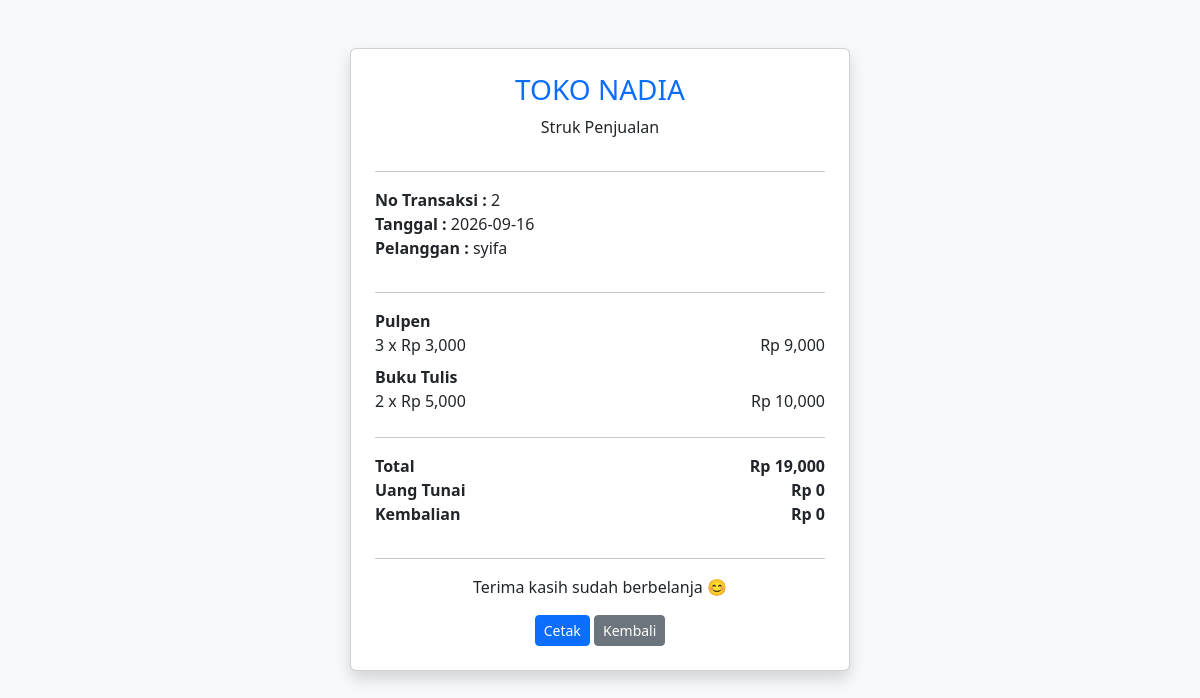
Page /struk.php?id=2 on the committed database.
### tables this page shows
CREATE TABLE `penjualan` (
  `PenjualanID` int(11) NOT NULL,
  `TanggalPenjualan` date DEFAULT NULL,
  `TotalHarga` decimal(10,2) DEFAULT NULL,
  `PelangganID` int(11) DEFAULT NULL,
  `UangTunai` int(11) DEFAULT NULL,
  `Kembalian` int(11) DEFAULT NULL
);

CREATE TABLE `pelanggan` (
  `PelangganID` int(11) NOT NULL,
  `NamaPelanggan` varchar(255) DEFAULT NULL,
  `Alamat` text DEFAULT NULL,
  `NomorTelepon` varchar(15) DEFAULT NULL
);

CREATE TABLE `produk` (
  `ProdukID` int(11) NOT NULL,
  `NamaProduk` varchar(255) DEFAULT NULL,
  `Harga` decimal(10,2) DEFAULT NULL,
  `Stok` int(11) DEFAULT NULL
);

CREATE TABLE `detailpenjualan` (
  `DetailID` int(11) NOT NULL,
  `PenjualanID` int(11) DEFAULT NULL,
  `ProdukID` int(11) DEFAULT NULL,
  `JumlahProduk` int(11) DEFAULT NULL,
  `Subtotal` decimal(10,2) DEFAULT NULL
);

### struk.php (the view, shortened to what this page needs)
<?php
    include "koneksi.php";
    $id=$_GET['id'];
    $data=mysqli_query($koneksi,"
    SELECT p.TanggalPenjualan,p.TotalHarga,p.UangTunai,p.Kembalian,
    pel.NamaPelanggan,pr.NamaProduk,pr.Harga,
    d.JumlahProduk,d.Subtotal
    FROM penjualan p
    JOIN pelanggan pel ON p.PelangganID=pel.PelangganID
    JOIN detailpenjualan d ON p.PenjualanID=d.PenjualanID
    JOIN produk pr ON d.ProdukID=pr.ProdukID
    WHERE p.PenjualanID='$id'
    ");
    $d=mysqli_fetch_array($data);
    $total=$d['TotalHarga'];
    $tunai=$d['UangTunai'];
    $kembali=$d['Kembalian'];
?>
<!DOCTYPE html>
<html>
    <head>
        <link rel="stylesheet" href="asset/bootstrap.min.css">
    </head>
    <body class="bg-light">
        <div class="card shadow mx-auto mt-5 p-4" style="max-width:500px">
            <h3 class="text-center text-primary">TOKO NADIA</h3>
            <p class="text-center">Struk Penjualan</p>
            <hr>
            <p>
                <b>No Transaksi :</b> <?= $id ?><br>
                <b>Tanggal :</b> <?= $d['TanggalPenjualan'] ?><br>
                <b>Pelanggan :</b> <?= $d['NamaPelanggan'] ?>
            </p>
            <hr>
            <?php
            mysqli_data_seek($data,0);
            while($d=mysqli_fetch_array($data)){
            ?>
            <div class="mb-2">
                <b><?= $d['NamaProduk'] ?></b><br>
                <?= $d['JumlahProduk'] ?> x
                Rp <?= number_format($d['Harga']) ?>
                <span class="float-end">
                    Rp <?= number_format($d['Subtotal']) ?>
                </span>
            </div>
            <?php } ?>
            <hr>
            <div class="mb-3">
                <div class="d-flex justify-content-between">
                    <b>Total</b>
                    <b>Rp <?= number_format($total) ?></b>
                </div>
                <div class="d-flex justify-content-between">
                    <b>Uang Tunai</b>
                    <b>Rp <?= number_format($tunai) ?></b>
                </div>
                <div class="d-flex justify-content-between">
                    <b>Kembalian</b>
                    <b>Rp <?= number_format($kembali) ?></b>
                </div>
            </div>
            <hr>
            <p class="text-center">
            Terima kasih sudah berbelanja 😊
            </p>
            <div class="tombol text-center">
                <button onclick="window.print()"
                class="btn btn-primary btn-sm">
                Cetak
                </button>
                <a href="penjualan.php"
                class="btn btn-secondary btn-sm">
                Kembali
                </a>
            </div>
        </div>
    </body>
</html>

### rows in the picture
penjualan: TanggalPenjualan "2026-09-16", produk.NamaProduk "Pulpen", detailpenjualan.JumlahProduk "3", produk.Harga "3,000", detailpenjualan.Subtotal "9,000", produk.NamaProduk "Buku Tulis", detailpenjualan.JumlahProduk "2", produk.Harga "5,000", detailpenjualan.Subtotal "10,000", TotalHarga "19,000"
pelanggan: NamaPelanggan "syifa"

### other values in the picture
$id "2"
$tunai "0"
$kembali "0"
